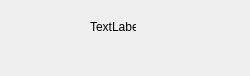
<?xml version="1.0" encoding="UTF-8"?>
<ui version="4.0">
 <class>Dialog</class>
 <widget class="QDialog" name="Dialog">
  <property name="geometry">
   <rect>
    <x>0</x>
    <y>0</y>
    <width>250</width>
    <height>76</height>
   </rect>
  </property>
  <property name="windowTitle">
   <string>Dialog</string>
  </property>
  <widget class="QLabel" name="label">
   <property name="geometry">
    <rect>
     <x>90</x>
     <y>20</y>
     <width>46</width>
     <height>13</height>
    </rect>
   </property>
   <property name="text">
    <string>TextLabel</string>
   </property>
  </widget>
 </widget>
 <resources/>
 <connections/>
</ui>
